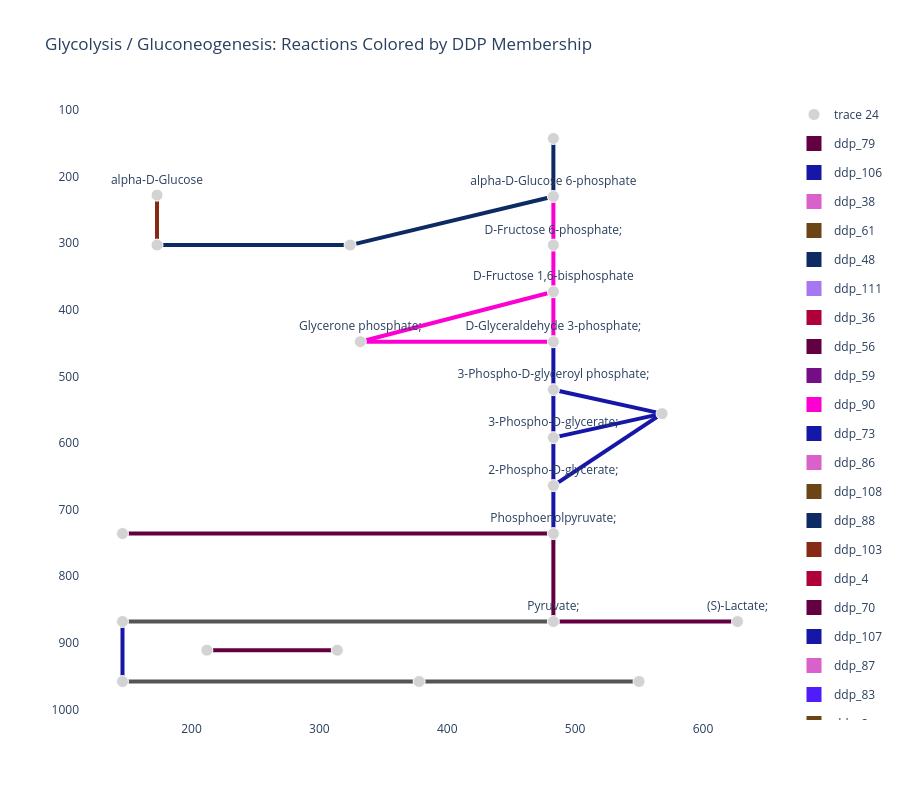

Notebook source saved alongside this figure:
### Markdown cell above
### Glycolysis Reactions Colored by DDP Membership

In this plot, each edge represents a reaction in the [KEGG glycolysis/gluconeogenesis pathway (rn00010)](https://www.kegg.jp/pathway/rn00010). We color each reaction by the DDP it belongs to.

### Code cell
pathway_id_to_plot = "rn00010"

ddp_edge_labels = rxn_to_ddp.copy()

with ddp_pathway_palette(ddp_edge_labels):
    fig = mern_support.kegg_pathway_plot(
        pathway=pathway_id_to_plot,
        dataset=dataset,
        rna=rna,
        user_labels=ddp_edge_labels,
        edge_width=4,
        show_node_labels=True,
        labeled_nodes=metabolite_labels(dataset, pathway=pathway_id_to_plot),
    )

fig.update_layout(
    title="Glycolysis / Gluconeogenesis: Reactions Colored by DDP Membership"
)

fig.write_image(f"{base_path_figures}/glycolysis_ddp_plot.png", width=1200, height=800, scale=2)
fig.show()

### Figure 1 — Plotly figure (JSON) as saved in the notebook; plotly's stock layout.template omitted (floating-point values rounded to 4 significant figures)
{"data": [{"hoverinfo": "none", "line": {"color": "#FB00D1", "width": 4}, "mode": "lines", "showlegend": false, "type": "scatter", "x": [483, 483, null], "y": [303, 373, null]}, {"hoverinfo": "none", "line": {"color": "#FB00D1", "width": 4}, "mode": "lines", "showlegend": false, "type": "scatter", "x": [483, 483, null], "y": [303, 230, null]}, {"hoverinfo": "none", "line": {"color": "#FB00D1", "width": 4}, "mode": "lines", "showlegend": false, "type": "scatter", "x": [483, 483, null], "y": [373, 448, null]}, {"hoverinfo": "none", "line": {"color": "#FB00D1", "width": 4}, "mode": "lines", "showlegend": false, "type": "scatter", "x": [483, 332, null], "y": [373, 448, null]}, {"hoverinfo": "none", "line": {"color": "#FB00D1", "width": 4}, "mode": "lines", "showlegend": false, "type": "scatter", "x": [483, 332, null], "y": [448, 448, null]}, {"hoverinfo": "none", "line": {"color": "#1616A7", "width": 4}, "mode": "lines", "showlegend": false, "type": "scatter", "x": [483, 483, null], "y": [448, 520, null]}, {"hoverinfo": "none", "line": {"color": "#1616A7", "width": 4}, "mode": "lines", "showlegend": false, "type": "scatter", "x": [483, 483, null], "y": [520, 592, null]}, {"hoverinfo": "none", "line": {"color": "#1616A7", "width": 4}, "mode": "lines", "showlegend": false, "type": "scatter", "x": [483, 568, null], "y": [520, 556, null]}, {"hoverinfo": "none", "line": {"color": "#1616A7", "width": 4}, "mode": "lines", "showlegend": false, "type": "scatter", "x": [483, 483, null], "y": [592, 664, null]}, {"hoverinfo": "none", "line": {"color": "#1616A7", "width": 4}, "mode": "lines", "showlegend": false, "type": "scatter", "x": [483, 568, null], "y": [592, 556, null]}, {"hoverinfo": "none", "line": {"color": "#1616A7", "width": 4}, "mode": "lines", "showlegend": false, "type": "scatter", "x": [483, 483, null], "y": [664, 736, null]}, {"hoverinfo": "none", "line": {"color": "#1616A7", "width": 4}, "mode": "lines", "showlegend": false, "type": "scatter", "x": [483, 568, null], "y": [664, 556, null]}, {"hoverinfo": "none", "line": {"color": "#620042", "width": 4}, "mode": "lines", "showlegend": false, "type": "scatter", "x": [483, 483, null], "y": [736, 868, null]}, {"hoverinfo": "none", "line": {"color": "#620042", "width": 4}, "mode": "lines", "showlegend": false, "type": "scatter", "x": [483, 146, null], "y": [736, 736, null]}, {"hoverinfo": "none", "line": {"color": "#555555", "width": 4}, "mode": "lines", "showlegend": false, "type": "scatter", "x": [483, 146, null], "y": [868, 868, null]}, {"hoverinfo": "none", "line": {"color": "#620042", "width": 4}, "mode": "lines", "showlegend": false, "type": "scatter", "x": [483, 627, null], "y": [868, 868, null]}, {"hoverinfo": "none", "line": {"color": "#1616A7", "width": 4}, "mode": "lines", "showlegend": false, "type": "scatter", "x": [146, 146, null], "y": [868, 958, null]}, {"hoverinfo": "none", "line": {"color": "#0D2A63", "width": 4}, "mode": "lines", "showlegend": false, "type": "scatter", "x": [483, 324, null], "y": [230, 303, null]}, {"hoverinfo": "none", "line": {"color": "#0D2A63", "width": 4}, "mode": "lines", "showlegend": false, "type": "scatter", "x": [483, 483, null], "y": [230, 143, null]}, {"hoverinfo": "none", "line": {"color": "#0D2A63", "width": 4}, "mode": "lines", "showlegend": false, "type": "scatter", "x": [324, 173, null], "y": [303, 303, null]}, {"hoverinfo": "none", "line": {"color": "#555555", "width": 4}, "mode": "lines", "showlegend": false, "type": "scatter", "x": [378, 146, null], "y": [958, 958, null]}, {"hoverinfo": "none", "line": {"color": "#555555", "width": 4}, "mode": "lines", "showlegend": false, "type": "scatter", "x": [378, 550, null], "y": [958, 958, null]}, {"hoverinfo": "none", "line": {"color": "#862A16", "width": 4}, "mode": "lines", "showlegend": false, "type": "scatter", "x": [173, 173, null], "y": [228, 303, null]}, {"hoverinfo": "none", "line": {"color": "#620042", "width": 4}, "mode": "lines", "showlegend": false, "type": "scatter", "x": [212, 314, null], "y": [911, 911, null]}, {"hoverinfo": "text", "hoverlabel": {"bgcolor": "white"}, "hovertemplate": "%{hovertext}<extra></extra>", "hovertext": ["Name: D-Fructose 6-phosphate;<br>ID: cpd:C00085", "Name: D-Fructose 1,6-bisphosphate<br>ID: cpd:C00354", "Name: D-Glyceraldehyde 3-phosphate;<br>ID: cpd:C00118", "Name: Glycerone phosphate;<br>ID: cpd:C00111", "Name: 3-Phospho-D-glyceroyl phosphate;<br>ID: cpd:C00236", "Name: 3-Phospho-D-glycerate;<br>ID: cpd:C00197", "Name: 2-Phospho-D-glycerate;<br>ID: cpd:C00631", "Name: Phosphoenolpyruvate;<br>ID: cpd:C00074", "Name: Pyruvate;<br>ID: cpd:C00022", "Name: Acetyl-CoA;<br>ID: cpd:C00024", "Name: alpha-D-Glucose 6-phosphate<br>ID: cpd:C00668", "Name: beta-D-Glucose 6-phosphate<br>ID: cpd:C01172", "Name: D-Glucose 1-phosphate;<br>ID: cpd:C00103", "Name: Oxaloacetate;<br>ID: cpd:C00036", "Name: (S)-Lactate;<br>ID: cpd:C00186", "Name: Acetaldehyde;<br>ID: cpd:C00084", "Name: Acetate;<br>ID: cpd:C00033", "Name: Ethanol;<br>ID: cpd:C00469", "Name: 2,3-Bisphospho-D-glycerate;<br>ID: cpd:C01159", "Name: alpha-D-Glucose<br>ID: cpd:C00267", "Name: beta-D-Glucose;<br>ID: cpd:C00221", "Name: Enzyme N6-(dihydrolipoyl)lysine;<br>ID: cpd:C15973", "Name: Enzyme N6-(lipoyl)lysine;<br>ID: cpd:C15972"], "marker": {"color": ["lightgray", "lightgray", "lightgray", "lightgray", "lightgray", "lightgray", "lightgray", "lightgray", "lightgray", "lightgray", "lightgray", "lightgray", "lightgray", "lightgray", "lightgray", "lightgray", "lightgray", "lightgray", "lightgray", "lightgray", "lightgray", "lightgray", "lightgray"], "opacity": 1, "size": [12, 12, 12, 12, 12, 12, 12, 12, 12, 12, 12, 12, 12, 12, 12, 12, 12, 12, 12, 12, 12, 12, 12]}, "mode": "markers+text", "text": ["D-Fructose 6-phosphate;", "D-Fructose 1,6-bisphosphate", "D-Glyceraldehyde 3-phosphate;", "Glycerone phosphate;", "3-Phospho-D-glyceroyl phosphate;", "3-Phospho-D-glycerate;", "2-Phospho-D-glycerate;", "Phosphoenolpyruvate;", "Pyruvate;", null, "alpha-D-Glucose 6-phosphate", null, null, null, "(S)-Lactate;", null, null, null, null, "alpha-D-Glucose", null, null, null], "textposition": "top center", "type": "scatter", "x": [483, 483, 483, 332, 483, 483, 483, 483, 483, 146, 483, 324, 483, 146, 627, 378, 146, 550, 568, 173, 173, 212, 314], "y": [303, 373, 448, 448, 520, 592, 664, 736, 868, 868, 230, 303, 143, 736, 868, 958, 958, 958, 556, 228, 303, 911, 911]}, {"hoverinfo": "text", "marker": {"opacity": 0, "size": 10}, "mode": "markers", "showlegend": false, "text": ["Reaction: rn:R00764 rn:R00756 rn:R00762 rn:R05805<br>Value: ddp_90<br>Size: 2.00", "Reaction: rn:R13199<br>Value: ddp_90<br>Size: 2.00", "Reaction: rn:R01068<br>Value: ddp_90<br>Size: 2.00", "Reaction: rn:R01068<br>Value: ddp_90<br>Size: 2.00", "Reaction: rn:R01015<br>Value: ddp_90<br>Size: 2.00", "Reaction: rn:R01061 rn:R01063<br>Value: ddp_73<br>Size: 2.00", "Reaction: rn:R01512<br>Value: ddp_73<br>Size: 2.00", "Reaction: rn:R01662<br>Value: ddp_73<br>Size: 2.00", "Reaction: rn:R01518<br>Value: ddp_73<br>Size: 2.00", "Reaction: rn:R01516<br>Value: ddp_73<br>Size: 2.00", "Reaction: rn:R00658<br>Value: ddp_73<br>Size: 2.00", "Reaction: rn:R09532<br>Value: ddp_73<br>Size: 2.00", "Reaction: rn:R00199 rn:R00200 rn:R00206 rn:R02320<br>Value: ddp_79<br>Size: 2.00", "Reaction: rn:R00341 rn:R00345 rn:R00346 rn:R00431 rn:R00726<br>Value: ddp_79<br>Size: 2.00", "Reaction: rn:R00209 rn:R00212 rn:R01196 rn:R10866<br>Value: NA<br>Size: 2.00", "Reaction: rn:R00196 rn:R00703 rn:R01447 rn:R13050<br>Value: ddp_79<br>Size: 2.00", "Reaction: rn:R00229 rn:R00235<br>Value: ddp_106<br>Size: 2.00", "Reaction: rn:R02739<br>Value: ddp_88<br>Size: 2.00", "Reaction: rn:R00959<br>Value: ddp_88<br>Size: 2.00", "Reaction: rn:R01600 rn:R02187 rn:R09086<br>Value: ddp_88<br>Size: 2.00", "Reaction: rn:R00710 rn:R00711<br>Value: NA<br>Size: 2.00", "Reaction: rn:R00746 rn:R00754 rn:R05198 rn:R09127 rn:R09479<br>Value: NA<br>Size: 2.00", "Reaction: rn:R01602<br>Value: ddp_103<br>Size: 2.00", "Reaction: rn:R07618<br>Value: ddp_15<br>Size: 2.00"], "type": "scatter", "x": [483, 483, 483, 407.5, 407.5, 483, 483, 525.5, 483, 525.5, 483, 525.5, 483, 314.5, 314.5, 555, 146, 403.5, 483, 248.5, 262, 464, 173, 263], "y": [338, 266.5, 410.5, 410.5, 448, 484, 556, 538, 628, 574, 700, 610, 802, 736, 868, 868, 913, 266.5, 186.5, 303, 958, 958, 265.5, 911]}, {"legendgroup": "ddp_79", "marker": {"color": "#620042", "size": 15, "symbol": "square"}, "mode": "markers", "name": "ddp_79", "showlegend": true, "type": "scatter", "x": [null], "y": [null]}, {"legendgroup": "ddp_106", "marker": {"color": "#1616A7", "size": 15, "symbol": "square"}, "mode": "markers", "name": "ddp_106", "showlegend": true, "type": "scatter", "x": [null], "y": [null]}, {"legendgroup": "ddp_38", "marker": {"color": "#DA60CA", "size": 15, "symbol": "square"}, "mode": "markers", "name": "ddp_38", "showlegend": true, "type": "scatter", "x": [null], "y": [null]}, {"legendgroup": "ddp_61", "marker": {"color": "#6C4516", "size": 15, "symbol": "square"}, "mode": "markers", "name": "ddp_61", "showlegend": true, "type": "scatter", "x": [null], "y": [null]}, {"legendgroup": "ddp_48", "marker": {"color": "#0D2A63", "size": 15, "symbol": "square"}, "mode": "markers", "name": "ddp_48", "showlegend": true, "type": "scatter", "x": [null], "y": [null]}, {"legendgroup": "ddp_111", "marker": {"color": "#A777F1", "size": 15, "symbol": "square"}, "mode": "markers", "name": "ddp_111", "showlegend": true, "type": "scatter", "x": [null], "y": [null]}, {"legendgroup": "ddp_36", "marker": {"color": "#AF0038", "size": 15, "symbol": "square"}, "mode": "markers", "name": "ddp_36", "showlegend": true, "type": "scatter", "x": [null], "y": [null]}, {"legendgroup": "ddp_56", "marker": {"color": "#620042", "size": 15, "symbol": "square"}, "mode": "markers", "name": "ddp_56", "showlegend": true, "type": "scatter", "x": [null], "y": [null]}, {"legendgroup": "ddp_59", "marker": {"color": "#750D86", "size": 15, "symbol": "square"}, "mode": "markers", "name": "ddp_59", "showlegend": true, "type": "scatter", "x": [null], "y": [null]}, {"legendgroup": "ddp_90", "marker": {"color": "#FB00D1", "size": 15, "symbol": "square"}, "mode": "markers", "name": "ddp_90", "showlegend": true, "type": "scatter", "x": [null], "y": [null]}, {"legendgroup": "ddp_73", "marker": {"color": "#1616A7", "size": 15, "symbol": "square"}, "mode": "markers", "name": "ddp_73", "showlegend": true, "type": "scatter", "x": [null], "y": [null]}, {"legendgroup": "ddp_86", "marker": {"color": "#DA60CA", "size": 15, "symbol": "square"}, "mode": "markers", "name": "ddp_86", "showlegend": true, "type": "scatter", "x": [null], "y": [null]}, {"legendgroup": "ddp_108", "marker": {"color": "#6C4516", "size": 15, "symbol": "square"}, "mode": "markers", "name": "ddp_108", "showlegend": true, "type": "scatter", "x": [null], "y": [null]}, {"legendgroup": "ddp_88", "marker": {"color": "#0D2A63", "size": 15, "symbol": "square"}, "mode": "markers", "name": "ddp_88", "showlegend": true, "type": "scatter", "x": [null], "y": [null]}, {"legendgroup": "ddp_103", "marker": {"color": "#862A16", "size": 15, "symbol": "square"}, "mode": "markers", "name": "ddp_103", "showlegend": true, "type": "scatter", "x": [null], "y": [null]}, {"legendgroup": "ddp_4", "marker": {"color": "#AF0038", "size": 15, "symbol": "square"}, "mode": "markers", "name": "ddp_4", "showlegend": true, "type": "scatter", "x": [null], "y": [null]}, {"legendgroup": "ddp_70", "marker": {"color": "#620042", "size": 15, "symbol": "square"}, "mode": "markers", "name": "ddp_70", "showlegend": true, "type": "scatter", "x": [null], "y": [null]}, {"legendgroup": "ddp_107", "marker": {"color": "#1616A7", "size": 15, "symbol": "square"}, "mode": "markers", "name": "ddp_107", "showlegend": true, "type": "scatter", "x": [null], "y": [null]}, {"legendgroup": "ddp_87", "marker": {"color": "#DA60CA", "size": 15, "symbol": "square"}, "mode": "markers", "name": "ddp_87", "showlegend": true, "type": "scatter", "x": [null], "y": [null]}, {"legendgroup": "ddp_83", "marker": {"color": "#511CFB", "size": 15, "symbol": "square"}, "mode": "markers", "name": "ddp_83", "showlegend": true, "type": "scatter", "x": [null], "y": [null]}, {"legendgroup": "ddp_2", "marker": {"color": "#6C4516", "size": 15, "symbol": "square"}, "mode": "markers", "name": "ddp_2", "showlegend": true, "type": "scatter", "x": [null], "y": [null]}, {"legendgroup": "ddp_80", "marker": {"color": "#0D2A63", "size": 15, "symbol": "square"}, "mode": "markers", "name": "ddp_80", "showlegend": true, "type": "scatter", "x": [null], "y": [null]}, {"legendgroup": "ddp_91", "marker": {"color": "#FC0080", "size": 15, "symbol": "square"}, "mode": "markers", "name": "ddp_91", "showlegend": true, "type": "scatter", "x": [null], "y": [null]}, {"legendgroup": "ddp_24", "marker": {"color": "#AF0038", "size": 15, "symbol": "square"}, "mode": "markers", "name": "ddp_24", "showlegend": true, "type": "scatter", "x": [null], "y": [null]}, {"legendgroup": "ddp_28", "marker": {"color": "#620042", "size": 15, "symbol": "square"}, "mode": "markers", "name": "ddp_28", "showlegend": true, "type": "scatter", "x": [null], "y": [null]}, {"legendgroup": "ddp_63", "marker": {"color": "#1616A7", "size": 15, "symbol": "square"}, "mode": "markers", "name": "ddp_63", "showlegend": true, "type": "scatter", "x": [null], "y": [null]}, {"legendgroup": "ddp_34", "marker": {"color": "#DA60CA", "size": 15, "symbol": "square"}, "mode": "markers", "name": "ddp_34", "showlegend": true, "type": "scatter", "x": [null], "y": [null]}, {"legendgroup": "ddp_47", "marker": {"color": "#6C4516", "size": 15, "symbol": "square"}, "mode": "markers", "name": "ddp_47", "showlegend": true, "type": "scatter", "x": [null], "y": [null]}, {"legendgroup": "ddp_68", "marker": {"color": "#0D2A63", "size": 15, "symbol": "square"}, "mode": "markers", "name": "ddp_68", "showlegend": true, "type": "scatter", "x": [null], "y": [null]}, {"legendgroup": "ddp_65", "marker": {"color": "#AF0038", "size": 15, "symbol": "square"}, "mode": "markers", "name": "ddp_65", "showlegend": true, "type": "scatter", "x": [null], "y": [null]}, {"legendgroup": "ddp_16", "marker": {"color": "#620042", "size": 15, "symbol": "square"}, "mode": "markers", "name": "ddp_16", "showlegend": true, "type": "scatter", "x": [null], "y": [null]}, {"legendgroup": "ddp_23", "marker": {"color": "#1616A7", "size": 15, "symbol": "square"}, "mode": "markers", "name": "ddp_23", "showlegend": true, "type": "scatter", "x": [null], "y": [null]}, {"legendgroup": "ddp_1", "marker": {"color": "#DA60CA", "size": 15, "symbol": "square"}, "mode": "markers", "name": "ddp_1", "showlegend": true, "type": "scatter", "x": [null], "y": [null]}, {"legendgroup": "ddp_57", "marker": {"color": "#6C4516", "size": 15, "symbol": "square"}, "mode": "markers", "name": "ddp_57", "showlegend": true, "type": "scatter", "x": [null], "y": [null]}, {"legendgroup": "ddp_69", "marker": {"color": "#0D2A63", "size": 15, "symbol": "square"}, "mode": "markers", "name": "ddp_69", "showlegend": true, "type": "scatter", "x": [null], "y": [null]}, {"legendgroup": "ddp_97", "marker": {"color": "#AF0038", "size": 15, "symbol": "square"}, "mode": "markers", "name": "ddp_97", "showlegend": true, "type": "scatter", "x": [null], "y": [null]}, {"legendgroup": "ddp_99", "marker": {"color": "#620042", "size": 15, "symbol": "square"}, "mode": "markers", "name": "ddp_99", "showlegend": true, "type": "scatter", "x": [null], "y": [null]}, {"legendgroup": "ddp_95", "marker": {"color": "#1616A7", "size": 15, "symbol": "square"}, "mode": "markers", "name": "ddp_95", "showlegend": true, "type": "scatter", "x": [null], "y": [null]}, {"legendgroup": "ddp_76", "marker": {"color": "#DA60CA", "size": 15, "symbol": "square"}, "mode": "markers", "name": "ddp_76", "showlegend": true, "type": "scatter", "x": [null], "y": [null]}, {"legendgroup": "ddp_96", "marker": {"color": "#6C4516", "size": 15, "symbol": "square"}, "mode": "markers", "name": "ddp_96", "showlegend": true, "type": "scatter", "x": [null], "y": [null]}, {"legendgroup": "ddp_41", "marker": {"color": "#0D2A63", "size": 15, "symbol": "square"}, "mode": "markers", "name": "ddp_41", "showlegend": true, "type": "scatter", "x": [null], "y": [null]}, {"legendgroup": "ddp_39", "marker": {"color": "#AF0038", "size": 15, "symbol": "square"}, "mode": "markers", "name": "ddp_39", "showlegend": true, "type": "scatter", "x": [null], "y": [null]}, {"legendgroup": "ddp_15", "marker": {"color": "#620042", "size": 15, "symbol": "square"}, "mode": "markers", "name": "ddp_15", "showlegend": true, "type": "scatter", "x": [null], "y": [null]}, {"legendgroup": "ddp_109", "marker": {"color": "#1616A7", "size": 15, "symbol": "square"}, "mode": "markers", "name": "ddp_109", "showlegend": true, "type": "scatter", "x": [null], "y": [null]}, {"legendgroup": "ddp_49", "marker": {"color": "#DA60CA", "size": 15, "symbol": "square"}, "mode": "markers", "name": "ddp_49", "showlegend": true, "type": "scatter", "x": [null], "y": [null]}, {"legendgroup": "ddp_77", "marker": {"color": "#6C4516", "size": 15, "symbol": "square"}, "mode": "markers", "name": "ddp_77", "showlegend": true, "type": "scatter", "x": [null], "y": [null]}, {"legendgroup": "ddp_81", "marker": {"color": "#0D2A63", "size": 15, "symbol": "square"}, "mode": "markers", "name": "ddp_81", "showlegend": true, "type": "scatter", "x": [null], "y": [null]}, {"legendgroup": "ddp_12", "marker": {"color": "#AF0038", "size": 15, "symbol": "square"}, "mode": "markers", "name": "ddp_12", "showlegend": true, "type": "scatter", "x": [null], "y": [null]}, {"legendgroup": "ddp_105", "marker": {"color": "#620042", "size": 15, "symbol": "square"}, "mode": "markers", "name": "ddp_105", "showlegend": true, "type": "scatter", "x": [null], "y": [null]}, {"legendgroup": "ddp_11", "marker": {"color": "#1616A7", "size": 15, "symbol": "square"}, "mode": "markers", "name": "ddp_11", "showlegend": true, "type": "scatter", "x": [null], "y": [null]}, {"legendgroup": "ddp_62", "marker": {"color": "#DA60CA", "size": 15, "symbol": "square"}, "mode": "markers", "name": "ddp_62", "showlegend": true, "type": "scatter", "x": [null], "y": [null]}, {"legendgroup": "ddp_85", "marker": {"color": "#6C4516", "size": 15, "symbol": "square"}, "mode": "markers", "name": "ddp_85", "showlegend": true, "type": "scatter", "x": [null], "y": [null]}, {"legendgroup": "ddp_17", "marker": {"color": "#0D2A63", "size": 15, "symbol": "square"}, "mode": "markers", "name": "ddp_17", "showlegend": true, "type": "scatter", "x": [null], "y": [null]}, {"legendgroup": "ddp_100", "marker": {"color": "#778AAE", "size": 15, "symbol": "square"}, "mode": "markers", "name": "ddp_100", "showlegend": true, "type": "scatter", "x": [null], "y": [null]}, {"legendgroup": "ddp_27", "marker": {"color": "#AF0038", "size": 15, "symbol": "square"}, "mode": "markers", "name": "ddp_27", "showlegend": true, "type": "scatter", "x": [null], "y": [null]}, {"legendgroup": "ddp_89", "marker": {"color": "#00A08B", "size": 15, "symbol": "square"}, "mode": "markers", "name": "ddp_89", "showlegend": true, "type": "scatter", "x": [null], "y": [null]}, {"legendgroup": "ddp_37", "marker": {"color": "#1CA71C", "size": 15, "symbol": "square"}, "mode": "markers", "name": "ddp_37", "showlegend": true, "type": "scatter", "x": [null], "y": [null]}, {"legendgroup": "ddp_60", "marker": {"color": "#620042", "size": 15, "symbol": "square"}, "mode": "markers", "name": "ddp_60", "showlegend": true, "type": "scatter", "x": [null], "y": [null]}, {"legendgroup": "ddp_5", "marker": {"color": "#1616A7", "size": 15, "symbol": "square"}, "mode": "markers", "name": "ddp_5", "showlegend": true, "type": "scatter", "x": [null], "y": [null]}, {"legendgroup": "ddp_6", "marker": {"color": "#DA60CA", "size": 15, "symbol": "square"}, "mode": "markers", "name": "ddp_6", "showlegend": true, "type": "scatter", "x": [null], "y": [null]}, {"legendgroup": "ddp_98", "marker": {"color": "#6C4516", "size": 15, "symbol": "square"}, "mode": "markers", "name": "ddp_98", "showlegend": true, "type": "scatter", "x": [null], "y": [null]}, {"legendgroup": "ddp_66", "marker": {"color": "#EB663B", "size": 15, "symbol": "square"}, "mode": "markers", "name": "ddp_66", "showlegend": true, "type": "scatter", "x": [null], "y": [null]}, {"legendgroup": "ddp_78", "marker": {"color": "#0D2A63", "size": 15, "symbol": "square"}, "mode": "markers", "name": "ddp_78", "showlegend": true, "type": "scatter", "x": [null], "y": [null]}, {"legendgroup": "ddp_71", "marker": {"color": "#AF0038", "size": 15, "symbol": "square"}, "mode": "markers", "name": "ddp_71", "showlegend": true, "type": "scatter", "x": [null], "y": [null]}, {"legendgroup": "ddp_75", "marker": {"color": "#620042", "size": 15, "symbol": "square"}, "mode": "markers", "name": "ddp_75", "showlegend": true, "type": "scatter", "x": [null], "y": [null]}, {"legendgroup": "ddp_101", "marker": {"color": "#1616A7", "size": 15, "symbol": "square"}, "mode": "markers", "name": "ddp_101", "showlegend": true, "type": "scatter", "x": [null], "y": [null]}, {"legendgroup": "ddp_93", "marker": {"color": "#DA60CA", "size": 15, "symbol": "square"}, "mode": "markers", "name": "ddp_93", "showlegend": true, "type": "scatter", "x": [null], "y": [null]}, {"legendgroup": "ddp_26", "marker": {"color": "#6C4516", "size": 15, "symbol": "square"}, "mode": "markers", "name": "ddp_26", "showlegend": true, "type": "scatter", "x": [null], "y": [null]}, {"legendgroup": "ddp_104", "marker": {"color": "#0D2A63", "size": 15, "symbol": "square"}, "mode": "markers", "name": "ddp_104", "showlegend": true, "type": "scatter", "x": [null], "y": [null]}, {"legendgroup": "ddp_9", "marker": {"color": "#AF0038", "size": 15, "symbol": "square"}, "mode": "markers", "name": "ddp_9", "showlegend": true, "type": "scatter", "x": [null], "y": [null]}, {"legendgroup": "ddp_82", "marker": {"color": "#620042", "size": 15, "symbol": "square"}, "mode": "markers", "name": "ddp_82", "showlegend": true, "type": "scatter", "x": [null], "y": [null]}, {"legendgroup": "ddp_42", "marker": {"color": "#1616A7", "size": 15, "symbol": "square"}, "mode": "markers", "name": "ddp_42", "showlegend": true, "type": "scatter", "x": [null], "y": [null]}, {"legendgroup": "ddp_43", "marker": {"color": "#DA60CA", "size": 15, "symbol": "square"}, "mode": "markers", "name": "ddp_43", "showlegend": true, "type": "scatter", "x": [null], "y": [null]}, {"legendgroup": "ddp_55", "marker": {"color": "#6C4516", "size": 15, "symbol": "square"}, "mode": "markers", "name": "ddp_55", "showlegend": true, "type": "scatter", "x": [null], "y": [null]}, {"legendgroup": "ddp_67", "marker": {"color": "#0D2A63", "size": 15, "symbol": "square"}, "mode": "markers", "name": "ddp_67", "showlegend": true, "type": "scatter", "x": [null], "y": [null]}, {"legendgroup": "ddp_52", "marker": {"color": "#AF0038", "size": 15, "symbol": "square"}, "mode": "markers", "name": "ddp_52", "showlegend": true, "type": "scatter", "x": [null], "y": [null]}, {"legendgroup": "ddp_94", "marker": {"color": "#6C7C32", "size": 15, "symbol": "square"}, "mode": "markers", "name": "ddp_94", "showlegend": true, "type": "scatter", "x": [null], "y": [null]}, {"legendgroup": "ddp_110", "marker": {"color": "#620042", "size": 15, "symbol": "square"}, "mode": "markers", "name": "ddp_110", "showlegend": true, "type": "scatter", "x": [null], "y": [null]}, {"legendgroup": "ddp_72", "marker": {"color": "#1616A7", "size": 15, "symbol": "square"}, "mode": "markers", "name": "ddp_72", "showlegend": true, "type": "scatter", "x": [null], "y": [null]}, {"legendgroup": "ddp_51", "marker": {"color": "#DA60CA", "size": 15, "symbol": "square"}, "mode": "markers", "name": "ddp_51", "showlegend": true, "type": "scatter", "x": [null], "y": [null]}, {"legendgroup": "ddp_54", "marker": {"color": "#6C4516", "size": 15, "symbol": "square"}, "mode": "markers", "name": "ddp_54", "showlegend": true, "type": "scatter", "x": [null], "y": [null]}, {"legendgroup": "ddp_102", "marker": {"color": "#0D2A63", "size": 15, "symbol": "square"}, "mode": "markers", "name": "ddp_102", "showlegend": true, "type": "scatter", "x": [null], "y": [null]}, {"legendgroup": "ddp_0", "marker": {"color": "#AF0038", "size": 15, "symbol": "square"}, "mode": "markers", "name": "ddp_0", "showlegend": true, "type": "scatter", "x": [null], "y": [null]}, {"legendgroup": "ddp_64", "marker": {"color": "#620042", "size": 15, "symbol": "square"}, "mode": "markers", "name": "ddp_64", "showlegend": true, "type": "scatter", "x": [null], "y": [null]}, {"legendgroup": "ddp_40", "marker": {"color": "#1616A7", "size": 15, "symbol": "square"}, "mode": "markers", "name": "ddp_40", "showlegend": true, "type": "scatter", "x": [null], "y": [null]}, {"legendgroup": "ddp_92", "marker": {"color": "#B2828D", "size": 15, "symbol": "square"}, "mode": "markers", "name": "ddp_92", "showlegend": true, "type": "scatter", "x": [null], "y": [null]}, {"legendgroup": "ddp_58", "marker": {"color": "#B68100", "size": 15, "symbol": "square"}, "mode": "markers", "name": "ddp_58", "showlegend": true, "type": "scatter", "x": [null], "y": [null]}, {"legendgroup": "ddp_31", "marker": {"color": "#DA60CA", "size": 15, "symbol": "square"}, "mode": "markers", "name": "ddp_31", "showlegend": true, "type": "scatter", "x": [null], "y": [null]}, {"legendgroup": "ddp_22", "marker": {"color": "#6C4516", "size": 15, "symbol": "square"}, "mode": "markers", "name": "ddp_22", "showlegend": true, "type": "scatter", "x": [null], "y": [null]}, {"legendgroup": "ddp_84", "marker": {"color": "#0D2A63", "size": 15, "symbol": "square"}, "mode": "markers", "name": "ddp_84", "showlegend": true, "type": "scatter", "x": [null], "y": [null]}, {"legendgroup": "ddp_18", "marker": {"color": "#AF0038", "size": 15, "symbol": "square"}, "mode": "markers", "name": "ddp_18", "showlegend": true, "type": "scatter", "x": [null], "y": [null]}, {"legendgroup": "ddp_32", "marker": {"color": "#E15F99", "size": 15, "symbol": "square"}, "mode": "markers", "name": "ddp_32", "showlegend": true, "type": "scatter", "x": [null], "y": [null]}, {"legendgroup": "ddp_33", "marker": {"color": "#620042", "size": 15, "symbol": "square"}, "mode": "markers", "name": "ddp_33", "showlegend": true, "type": "scatter", "x": [null], "y": [null]}, {"legendgroup": "ddp_30", "marker": {"color": "#1616A7", "size": 15, "symbol": "square"}, "mode": "markers", "name": "ddp_30", "showlegend": true, "type": "scatter", "x": [null], "y": [null]}, {"legendgroup": "ddp_74", "marker": {"color": "#DA60CA", "size": 15, "symbol": "square"}, "mode": "markers", "name": "ddp_74", "showlegend": true, "type": "scatter", "x": [null], "y": [null]}, {"legendgroup": "ddp_50", "marker": {"color": "#6C4516", "size": 15, "symbol": "square"}, "mode": "markers", "name": "ddp_50", "showlegend": true, "type": "scatter", "x": [null], "y": [null]}, {"legendgroup": "ddp_45", "marker": {"color": "#0D2A63", "size": 15, "symbol": "square"}, "mode": "markers", "name": "ddp_45", "showlegend": true, "type": "scatter", "x": [null], "y": [null]}, {"legendgroup": "ddp_53", "marker": {"color": "#222A2A", "size": 15, "symbol": "square"}, "mode": "markers", "name": "ddp_53", "showlegend": true, "type": "scatter", "x": [null], "y": [null]}, {"legendgroup": "ddp_46", "marker": {"color": "#DA16FF", "size": 15, "symbol": "square"}, "mode": "markers", "name": "ddp_46", "showlegend": true, "type": "scatter", "x": [null], "y": [null]}, {"legendgroup": "ddp_25", "marker": {"color": "#AF0038", "size": 15, "symbol": "square"}, "mode": "markers", "name": "ddp_25", "showlegend": true, "type": "scatter", "x": [null], "y": [null]}, {"legendgroup": "ddp_20", "marker": {"color": "#620042", "size": 15, "symbol": "square"}, "mode": "markers", "name": "ddp_20", "showlegend": true, "type": "scatter", "x": [null], "y": [null]}, {"legendgroup": "ddp_35", "marker": {"color": "#1616A7", "size": 15, "symbol": "square"}, "mode": "markers", "name": "ddp_35", "showlegend": true, "type": "scatter", "x": [null], "y": [null]}, {"legendgroup": "ddp_21", "marker": {"color": "#DA60CA", "size": 15, "symbol": "square"}, "mode": "markers", "name": "ddp_21", "showlegend": true, "type": "scatter", "x": [null], "y": [null]}, {"legendgroup": "ddp_7", "marker": {"color": "#6C4516", "size": 15, "symbol": "square"}, "mode": "markers", "name": "ddp_7", "showlegend": true, "type": "scatter", "x": [null], "y": [null]}, {"legendgroup": "ddp_10", "marker": {"color": "#0D2A63", "size": 15, "symbol": "square"}, "mode": "markers", "name": "ddp_10", "showlegend": true, "type": "scatter", "x": [null], "y": [null]}, {"legendgroup": "ddp_29", "marker": {"color": "#AF0038", "size": 15, "symbol": "square"}, "mode": "markers", "name": "ddp_29", "showlegend": true, "type": "scatter", "x": [null], "y": [null]}, {"legendgroup": "ddp_44", "marker": {"color": "#FB0D0D", "size": 15, "symbol": "square"}, "mode": "markers", "name": "ddp_44", "showlegend": true, "type": "scatter", "x": [null], "y": [null]}, {"legendgroup": "ddp_14", "marker": {"color": "#620042", "size": 15, "symbol": "square"}, "mode": "markers", "name": "ddp_14", "showlegend": true, "type": "scatter", "x": [null], "y": [null]}, {"legendgroup": "ddp_13", "marker": {"color": "#1616A7", "size": 15, "symbol": "square"}, "mode": "markers", "name": "ddp_13", "showlegend": true, "type": "scatter", "x": [null], "y": [null]}, {"legendgroup": "ddp_3", "marker": {"color": "#2E91E5", "size": 15, "symbol": "square"}, "mode": "markers", "name": "ddp_3", "showlegend": true, "type": "scatter", "x": [null], "y": [null]}, {"legendgroup": "ddp_8", "marker": {"color": "#DA60CA", "size": 15, "symbol": "square"}, "mode": "markers", "name": "ddp_8", "showlegend": true, "type": "scatter", "x": [null], "y": [null]}, {"legendgroup": "ddp_19", "marker": {"color": "#6C4516", "size": 15, "symbol": "square"}, "mode": "markers", "name": "ddp_19", "showlegend": true, "type": "scatter", "x": [null], "y": [null]}], "layout": {"height": 800, "hovermode": "closest", "plot_bgcolor": "white", "title": {"text": "Glycolysis / Gluconeogenesis: Reactions Colored by DDP Membership"}, "xaxis": {"showgrid": false}, "yaxis": {"autorange": "reversed", "showgrid": false}}}
